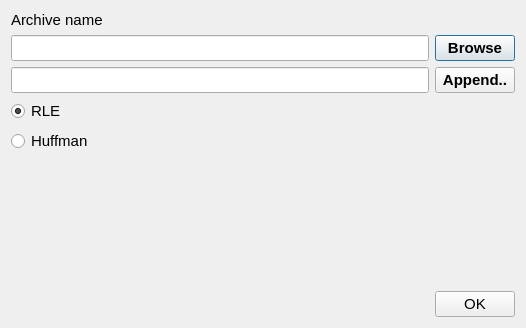
<?xml version="1.0" encoding="UTF-8"?>
<ui version="4.0">
 <class>Add_window</class>
 <widget class="QDialog" name="Add_window">
  <property name="geometry">
   <rect>
    <x>0</x>
    <y>0</y>
    <width>526</width>
    <height>328</height>
   </rect>
  </property>
  <property name="windowTitle">
   <string>Archive name</string>
  </property>
  <property name="windowIcon">
   <iconset resource="../resources.qrc">
    <normaloff>:/images/img/Add.png</normaloff>:/images/img/Add.png</iconset>
  </property>
  <layout class="QGridLayout" name="gridLayout">
   <item row="2" column="0">
    <widget class="QRadioButton" name="RLERadioButton">
     <property name="font">
      <font>
       <pointsize>11</pointsize>
      </font>
     </property>
     <property name="text">
      <string>RLE</string>
     </property>
     <property name="checkable">
      <bool>true</bool>
     </property>
     <property name="checked">
      <bool>true</bool>
     </property>
    </widget>
   </item>
   <item row="1" column="0">
    <layout class="QHBoxLayout" name="horizontalLayout">
     <item>
      <layout class="QVBoxLayout" name="verticalLayout_2">
       <item>
        <widget class="QLineEdit" name="BrowseLineEdit">
         <property name="font">
          <font>
           <pointsize>11</pointsize>
          </font>
         </property>
        </widget>
       </item>
       <item>
        <widget class="QLineEdit" name="AppendLineEdit">
         <property name="font">
          <font>
           <pointsize>11</pointsize>
          </font>
         </property>
        </widget>
       </item>
      </layout>
     </item>
     <item>
      <layout class="QVBoxLayout" name="verticalLayout">
       <item>
        <widget class="QPushButton" name="BrowseButton">
         <property name="font">
          <font>
           <pointsize>11</pointsize>
           <weight>75</weight>
           <italic>false</italic>
           <bold>true</bold>
           <underline>false</underline>
           <kerning>true</kerning>
          </font>
         </property>
         <property name="cursor">
          <cursorShape>PointingHandCursor</cursorShape>
         </property>
         <property name="text">
          <string>Browse</string>
         </property>
         <property name="autoDefault">
          <bool>true</bool>
         </property>
        </widget>
       </item>
       <item>
        <widget class="QPushButton" name="AppendButton">
         <property name="font">
          <font>
           <pointsize>11</pointsize>
           <weight>75</weight>
           <bold>true</bold>
          </font>
         </property>
         <property name="cursor">
          <cursorShape>PointingHandCursor</cursorShape>
         </property>
         <property name="text">
          <string>Append..</string>
         </property>
        </widget>
       </item>
      </layout>
     </item>
    </layout>
   </item>
   <item row="3" column="0">
    <widget class="QRadioButton" name="HuffmanRadioButton">
     <property name="enabled">
      <bool>true</bool>
     </property>
     <property name="font">
      <font>
       <pointsize>11</pointsize>
      </font>
     </property>
     <property name="text">
      <string>Huffman</string>
     </property>
     <property name="checkable">
      <bool>true</bool>
     </property>
     <property name="checked">
      <bool>false</bool>
     </property>
    </widget>
   </item>
   <item row="0" column="0">
    <widget class="QLabel" name="dPath">
     <property name="font">
      <font>
       <pointsize>11</pointsize>
      </font>
     </property>
     <property name="text">
      <string>Archive name</string>
     </property>
    </widget>
   </item>
   <item row="4" column="0">
    <spacer name="verticalSpacer">
     <property name="orientation">
      <enum>Qt::Vertical</enum>
     </property>
     <property name="sizeHint" stdset="0">
      <size>
       <width>498</width>
       <height>86</height>
      </size>
     </property>
    </spacer>
   </item>
   <item row="5" column="0">
    <layout class="QHBoxLayout" name="horizontalLayout_2">
     <item>
      <spacer name="horizontalSpacer">
       <property name="orientation">
        <enum>Qt::Horizontal</enum>
       </property>
       <property name="sizeHint" stdset="0">
        <size>
         <width>366</width>
         <height>17</height>
        </size>
       </property>
      </spacer>
     </item>
     <item>
      <widget class="QPushButton" name="Ok">
       <property name="font">
        <font>
         <pointsize>11</pointsize>
        </font>
       </property>
       <property name="text">
        <string>OK</string>
       </property>
      </widget>
     </item>
    </layout>
   </item>
  </layout>
 </widget>
 <resources>
  <include location="../resources.qrc"/>
 </resources>
 <connections/>
</ui>
